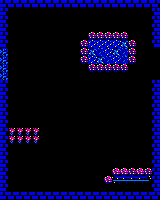

Below is a game level as drawn by its tile map, then a one-line description and the .tmx file that defines it, in full:
An orthogonal 20x25 tile map with 8x8 px tiles, 1 tile layer (Capa de Patrones 1).

<map version="1.2" tiledversion="1.2.4" orientation="orthogonal" renderorder="right-down" width="20" height="25" tilewidth="8" tileheight="8" infinite="0" nextlayerid="2" nextobjectid="1">
 <tileset firstgid="1" source="sp.tsx" />
 <layer id="1" name="Capa de Patrones 1" width="20" height="25">
  <data encoding="csv">
17,17,17,17,17,17,17,17,17,17,17,17,17,17,17,17,17,17,17,17,
17,1,1,1,1,1,1,1,1,1,1,1,1,1,1,1,1,1,1,16,
17,1,1,1,1,1,1,1,1,1,1,1,1,1,1,1,1,1,1,16,
17,1,1,1,1,1,1,1,1,1,1,1,1,1,1,1,1,1,1,16,
17,1,1,1,1,1,1,1,1,1,1,37,37,37,37,37,1,1,1,16,
17,1,1,1,1,1,1,1,1,1,37,28,28,28,28,58,37,1,1,16,
10,1,1,1,1,1,1,1,1,1,37,58,3,28,58,3,37,1,1,1,
10,1,1,1,1,1,1,1,1,1,37,28,58,3,28,3,37,1,1,1,
10,1,1,1,1,1,1,1,1,1,1,37,37,37,37,37,1,1,1,1,
10,1,1,1,1,1,1,1,1,1,1,1,1,1,1,1,1,1,1,1,
17,1,1,1,1,1,1,1,1,1,1,1,1,1,1,1,1,1,1,16,
17,1,1,1,1,1,1,1,1,1,1,1,1,1,1,1,1,1,1,16,
17,1,1,1,1,1,1,1,1,1,1,1,1,1,1,1,1,1,1,16,
17,1,1,1,1,1,1,1,1,1,1,1,1,1,1,1,1,1,1,16,
17,1,1,1,1,1,1,1,1,1,1,1,1,1,1,1,1,1,1,16,
17,1,1,1,1,1,1,1,1,1,1,1,1,1,1,1,1,1,1,16,
17,9,9,9,9,1,1,1,1,1,1,1,1,1,1,1,1,1,1,16,
17,9,9,9,9,1,1,1,1,1,1,1,1,1,1,1,1,1,1,16,
17,1,1,1,1,1,1,1,1,1,1,1,1,1,1,1,1,1,1,16,
17,1,1,1,1,1,1,1,1,1,1,1,1,1,1,1,1,1,1,16,
17,1,1,1,1,1,1,1,1,1,1,1,1,1,1,1,1,1,1,16,
17,1,1,1,1,1,1,1,1,1,1,1,1,1,38,38,37,38,37,16,
17,1,1,1,1,1,1,1,1,1,1,1,1,38,48,47,47,47,49,16,
17,1,1,1,1,1,1,1,1,1,1,1,1,1,1,1,1,1,1,16,
17,17,17,17,17,17,17,17,17,17,17,17,17,17,17,17,17,17,17,17
</data>
 </layer>
</map>
